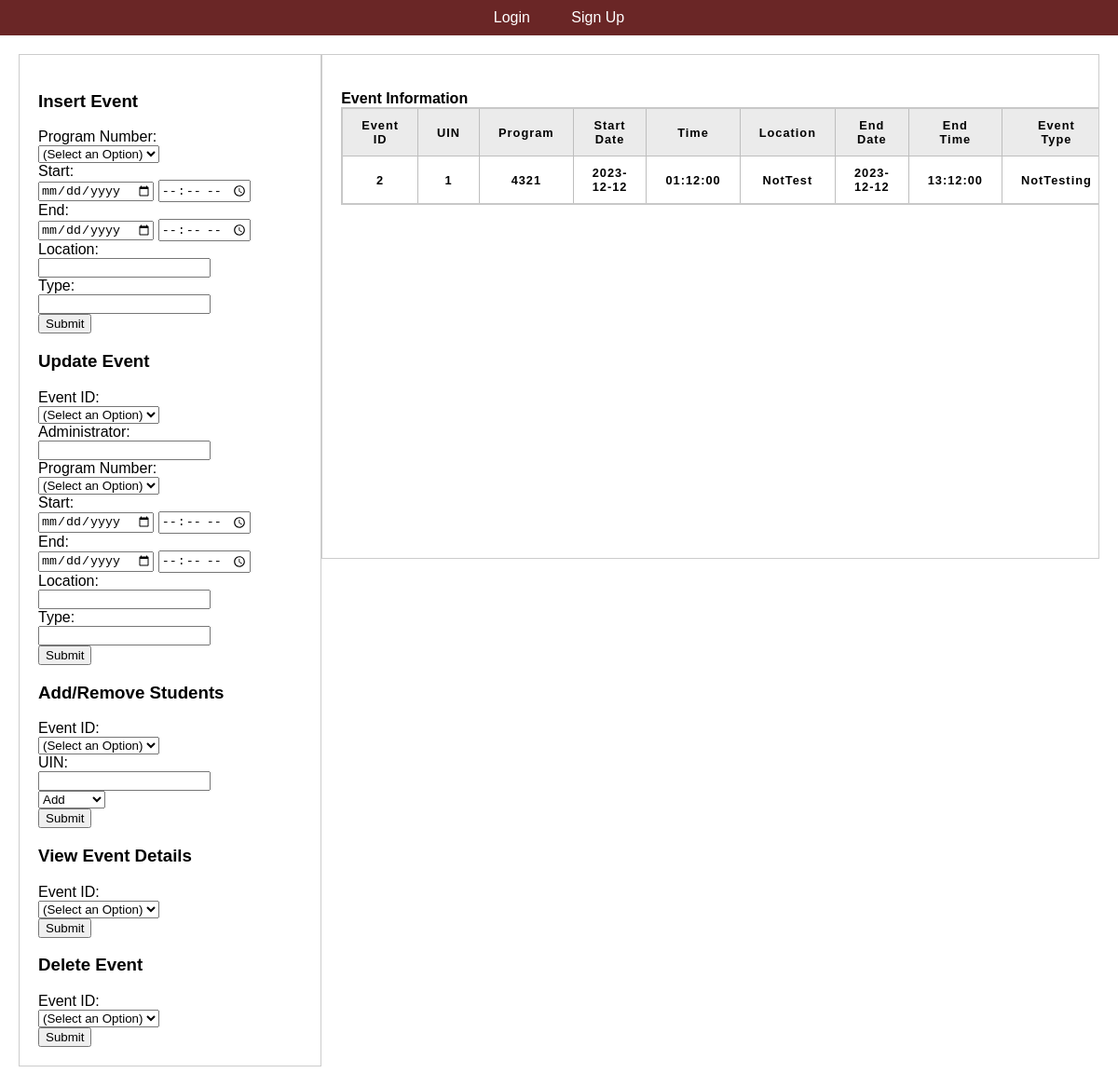
Screenshot of /eventmanager.php with the database file from the repository.
### tables this page shows
CREATE TABLE `event` (
  `Event_ID` int(11) NOT NULL,
  `UIN` int(11) NOT NULL,
  `Program_Num` int(11) DEFAULT NULL,
  `Start_Date` date DEFAULT NULL,
  `Time` time DEFAULT NULL,
  `Location` varchar(128) DEFAULT NULL,
  `End_Date` date DEFAULT NULL,
  `EndTime` time DEFAULT NULL,
  `Event_Type` varchar(128) DEFAULT NULL
);

### eventmanager.php (the view, shortened to what this page needs)
<?php
  include_once 'header.php';
  include_once 'includes/dbh.inc.php';
?>
<!DOCTYPE html>
<html lang="en">
<head>
</head>
<body>
  <div class="container">
    <div class="column1">
      <h3>Insert Event</h3>
      <form action="includes/eventmanager.inc.php" method="post">
        <label>Program Number:</label><br>
        <?php programSelector($conn); ?><br>
        <label>Start:</label><br>
        <input type="date" id="StartDate" name="StartDate"></input>
        <input type="time" id="StartTime" name="StartTime"></input><br>
        <label>End:</label><br>
        <input type="date" id="EndDate" name="EndDate"></input>
        <input type="time" id="EndTime" name="EndTime"></input><br>
        <label>Location:</label><br>
        <input type="text" id="Location" name="Location"></input><br>
        <label>Type:</label><br>
        <input type="text" id="Type" name="Type"></input><br>
        <button type="insert_event" name="insert_event">Submit</button>
      </form>
      <h3>Update Event</h3>
      <form action="includes/eventmanager.inc.php" method="post">
        <label>Event ID:</label><br>
        <?php columnSelector($conn, "Event_ID", "EventID"); ?><br>
        <label>Administrator:</label><br>
        <input type="number" id="UIN" name="UIN"></input><br>
        <label>Program Number:</label><br>
        <?php programSelector($conn); ?><br>
        <label>Start:</label><br>
        <input type="date" id="StartDate" name="StartDate"></input>
        <input type="time" id="StartTime" name="StartTime"></input><br>
        <label>End:</label><br>
        <input type="date" id="EndDate" name="EndDate"></input>
        <input type="time" id="EndTime" name="EndTime"></input><br>
        <label>Location:</label><br>
        <input type="text" id="Location" name="Location"></input><br>
        <label>Type:</label><br>
        <input type="text" id="Type" name="Type"></input><br>
        <button type="update_event" name="update_event">Submit</button>
      </form>
      <h3>Add/Remove Students</h3>
      <form action="includes/eventmanager.inc.php" method="post">
        <label>Event ID:</label><br>
        <?php columnSelector($conn, "Event_ID", "EventID"); ?><br>
        <label>UIN:</label><br>
        <input type="number" id="UIN" name="UIN"></input><br>
        <select id="Add_Delete" name="Add_Delete">
          <option value="1">Add</option>
        </select><br>
        <button type="update_event_student" name="update_event_student">Submit</button>
      </form>
      <h3>View Event Details</h3>
      <form action="includes/eventmanager.inc.php" method="post">
        <label>Event ID:</label><br>
        <?php columnSelector($conn, "Event_ID", "EventID"); ?><br>
        <button type="select_event" name="select_event">Submit</button>
      </form>
      <h3>Delete Event</h3>
      <form action="includes/eventmanager.inc.php" method="post">
        <label>Event ID:</label><br>
        <?php columnSelector($conn, "Event_ID", "EventID"); ?><br>
        <button type="delete_event" name="delete_event">Submit</button>
      </form>
    </div>
    <div class="column2">
      <?php
        echo "<br><b>Event Information<br>";
        echo "<table>
          <tr>
            <th>Event ID</th>
            <th>UIN</th>
            <th>Program</th>
            <th>Start Date</th>
            <th>Time</th>
            <th>Location</th>
            <th>End Date</th>
            <th>End Time</th>
            <th>Event Type</th>
          </tr>
          ";
        $query = "SELECT * FROM event";
        if ($result = $conn->query($query)) {
          while ($row = $result->fetch_assoc()) {
              echo '<tr>
                <td>'.$row["Event_ID"].'</td>
                <td>'.$row["UIN"].'</td>
                <td>'.$row["Program_Num"].'</td>
                <td>'.$row["Start_Date"].'</td>
                <td>'.$row["Time"].'</td>
                <td>'.$row["Location"].'</td>
                <td>'.$row["End_Date"].'</td>
                <td>'.$row["EndTime"].'</td>
                <td>'.$row["Event_Type"].'</td>
              </tr>';
          }
          echo "</table>";
        }
      ?>
    </div>
  </div>
</body>
</html>
<?php
  function columnSelector($conn, $Col, $ID){
    echo '<select id="'.$ID.'" name="'.$ID.'">';
    echo '<option value="">(Select an Option)</option>';
    echo '</select>';
  }
  function programSelector($conn){
    echo '<select id="ProgNum" name="ProgNum">';
    echo '<option value="">(Select an Option)</option>';
    echo '</select>';
  }
?>

### eventmanager.php (style rules this page uses)
body { font-family: Arial, sans-serif; margin: 0; padding: 0; box-sizing: border-box; }
.container { display: flex; justify-content: space-around; padding: 20px; }
.column1 { max-height: 4000px; overflow: auto; width: 25%; padding: 20px; border: 1px solid #ccc; }
.column2 { max-height: 500px; overflow: auto; width: 70%; padding: 20px; border: 1px solid #ccc; }

### rows the page displays
event: Event_ID "2", UIN "1", Program_Num "4321", Start_Date "2023-12-12", Time "01:12:00", Location "NotTest", End_Date "2023-12-12", EndTime "13:12:00", Event_Type "NotTesting"
